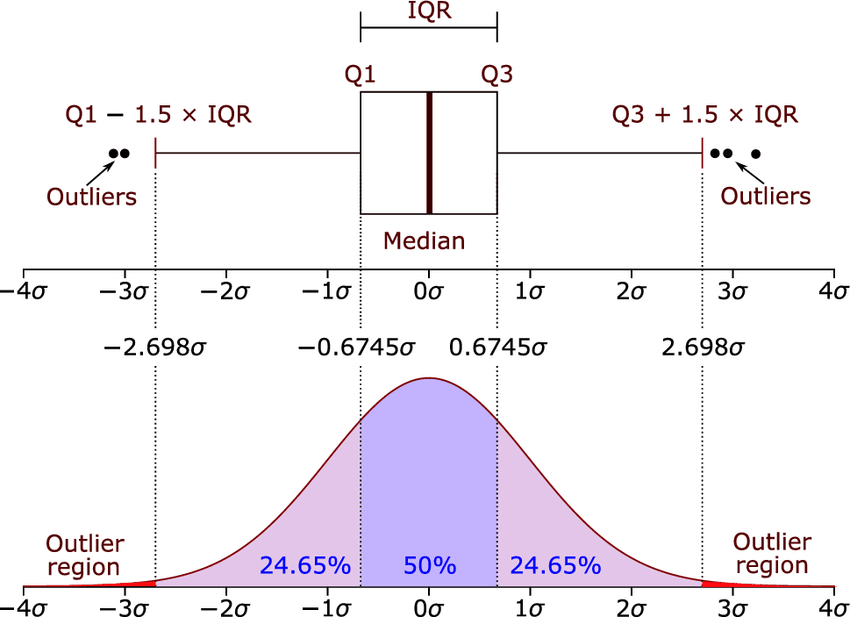
#> input picture imagens/box_plot_e_distribuicao_normal.png, 850 x 617 px
$ jupyter execute --allow-errors analise_exploratoria.ipynb   (shell and % lines are left out)
#> lines starting #> are read from the running program, lines starting #| are printed output that depends on the picture
# Análise exploratória dos microdados do ENEM (de 2009 a 2021)

[cell 1]

import pandas as pd
import numpy as np

import seaborn as sns
import matplotlib.pyplot as plt

from PIL import Image

#> (a cell that did not finish here is left out)

# Visualizando os Dados

#> (a cell that did not finish here is left out)

#> (a cell that did not finish here is left out)

#> (a cell that did not finish here is left out)

#> (a cell that did not finish here is left out)

#> (a cell that did not finish here is left out)

#> (a cell that did not finish here is left out)

[cell 9]
# camparação de de box plot com distribuição normal
box_plot = Image.open('imagens/box_plot_e_distribuicao_normal.png')
#> box_plot is the input picture: PIL image 850x617 P; mean R, G, B 242, 238.2, 244.3

width, height = box_plot.size
#> width = 850; height = 617

box_plot = box_plot.resize((width//2, height//2))
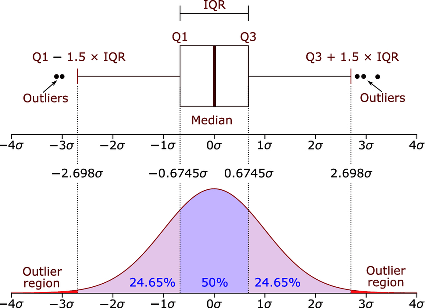
#> box_plot: PIL image 425x308 P; mean R, G, B 241.8, 238, 244.1
box_plot
